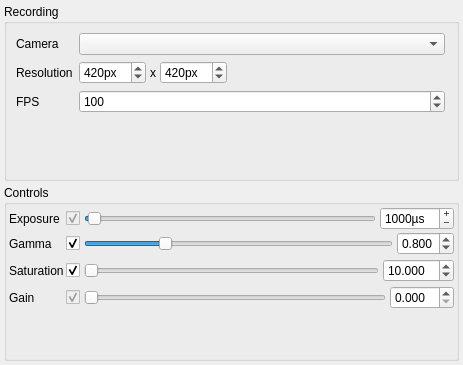
<?xml version="1.0" encoding="UTF-8"?>
<ui version="4.0">
 <class>FLIRCamSettingsDialog</class>
 <widget class="QDialog" name="FLIRCamSettingsDialog">
  <property name="geometry">
   <rect>
    <x>0</x>
    <y>0</y>
    <width>463</width>
    <height>365</height>
   </rect>
  </property>
  <property name="windowTitle">
   <string>Dialog</string>
  </property>
  <layout class="QVBoxLayout" name="verticalLayout">
   <property name="spacing">
    <number>4</number>
   </property>
   <property name="leftMargin">
    <number>4</number>
   </property>
   <property name="topMargin">
    <number>4</number>
   </property>
   <property name="rightMargin">
    <number>4</number>
   </property>
   <property name="bottomMargin">
    <number>4</number>
   </property>
   <item>
    <widget class="QGroupBox" name="cameraGroupBox">
     <property name="title">
      <string>Recording</string>
     </property>
     <layout class="QHBoxLayout" name="horizontalLayout">
      <item>
       <layout class="QFormLayout" name="formLayout_2">
        <property name="horizontalSpacing">
         <number>6</number>
        </property>
        <property name="verticalSpacing">
         <number>6</number>
        </property>
        <property name="rightMargin">
         <number>2</number>
        </property>
        <property name="bottomMargin">
         <number>2</number>
        </property>
        <item row="0" column="0">
         <widget class="QLabel" name="cameraLabel">
          <property name="text">
           <string>Camera</string>
          </property>
         </widget>
        </item>
        <item row="0" column="1">
         <widget class="QComboBox" name="cameraComboBox"/>
        </item>
        <item row="2" column="0">
         <widget class="QLabel" name="fpsLabel">
          <property name="text">
           <string>FPS</string>
          </property>
         </widget>
        </item>
        <item row="2" column="1">
         <widget class="QSpinBox" name="fpsSpinBox">
          <property name="toolTip">
           <string>Frames per second</string>
          </property>
          <property name="minimum">
           <number>4</number>
          </property>
          <property name="maximum">
           <number>1000</number>
          </property>
          <property name="value">
           <number>100</number>
          </property>
         </widget>
        </item>
        <item row="1" column="0">
         <widget class="QLabel" name="resolutionLabel">
          <property name="text">
           <string>Resolution</string>
          </property>
         </widget>
        </item>
        <item row="1" column="1">
         <widget class="QWidget" name="resolutionWidget" native="true">
          <layout class="QHBoxLayout" name="horizontalLayout_3">
           <property name="spacing">
            <number>4</number>
           </property>
           <property name="leftMargin">
            <number>0</number>
           </property>
           <property name="topMargin">
            <number>0</number>
           </property>
           <property name="rightMargin">
            <number>0</number>
           </property>
           <property name="bottomMargin">
            <number>0</number>
           </property>
           <item>
            <widget class="QSpinBox" name="spinBoxWidth">
             <property name="suffix">
              <string>px</string>
             </property>
             <property name="minimum">
              <number>20</number>
             </property>
             <property name="maximum">
              <number>4000</number>
             </property>
             <property name="value">
              <number>420</number>
             </property>
            </widget>
           </item>
           <item>
            <widget class="QLabel" name="label">
             <property name="text">
              <string>x</string>
             </property>
            </widget>
           </item>
           <item>
            <widget class="QSpinBox" name="spinBoxHeight">
             <property name="suffix">
              <string>px</string>
             </property>
             <property name="minimum">
              <number>20</number>
             </property>
             <property name="maximum">
              <number>4000</number>
             </property>
             <property name="value">
              <number>420</number>
             </property>
            </widget>
           </item>
           <item>
            <spacer name="horizontalSpacer_3">
             <property name="orientation">
              <enum>Qt::Horizontal</enum>
             </property>
             <property name="sizeHint" stdset="0">
              <size>
               <width>40</width>
               <height>20</height>
              </size>
             </property>
            </spacer>
           </item>
          </layout>
         </widget>
        </item>
       </layout>
      </item>
     </layout>
    </widget>
   </item>
   <item>
    <widget class="QGroupBox" name="groupBox">
     <property name="title">
      <string>Controls</string>
     </property>
     <layout class="QHBoxLayout" name="horizontalLayout_4">
      <property name="spacing">
       <number>2</number>
      </property>
      <property name="leftMargin">
       <number>2</number>
      </property>
      <property name="topMargin">
       <number>2</number>
      </property>
      <property name="rightMargin">
       <number>2</number>
      </property>
      <property name="bottomMargin">
       <number>2</number>
      </property>
      <item>
       <layout class="QFormLayout" name="formLayout">
        <item row="1" column="0">
         <widget class="QLabel" name="exposureLabel">
          <property name="text">
           <string>Exposure</string>
          </property>
         </widget>
        </item>
        <item row="1" column="1">
         <widget class="QWidget" name="exposureWidget" native="true">
          <layout class="QHBoxLayout" name="horizontalLayout_6">
           <property name="spacing">
            <number>4</number>
           </property>
           <property name="leftMargin">
            <number>0</number>
           </property>
           <property name="topMargin">
            <number>0</number>
           </property>
           <property name="rightMargin">
            <number>0</number>
           </property>
           <property name="bottomMargin">
            <number>0</number>
           </property>
           <item>
            <widget class="QCheckBox" name="checkBox">
             <property name="enabled">
              <bool>false</bool>
             </property>
             <property name="text">
              <string/>
             </property>
             <property name="checked">
              <bool>true</bool>
             </property>
            </widget>
           </item>
           <item>
            <widget class="QSlider" name="sliderExposure">
             <property name="maximum">
              <number>99999</number>
             </property>
             <property name="value">
              <number>1000</number>
             </property>
             <property name="orientation">
              <enum>Qt::Horizontal</enum>
             </property>
            </widget>
           </item>
           <item>
            <widget class="QSpinBox" name="sbExposure">
             <property name="toolTip">
              <string>Adjust camera exposure</string>
             </property>
             <property name="buttonSymbols">
              <enum>QAbstractSpinBox::PlusMinus</enum>
             </property>
             <property name="suffix">
              <string>µs</string>
             </property>
             <property name="minimum">
              <number>10</number>
             </property>
             <property name="maximum">
              <number>99999</number>
             </property>
             <property name="value">
              <number>1000</number>
             </property>
            </widget>
           </item>
          </layout>
         </widget>
        </item>
        <item row="2" column="0">
         <widget class="QLabel" name="gammaLabel">
          <property name="text">
           <string>Gamma</string>
          </property>
         </widget>
        </item>
        <item row="3" column="1">
         <widget class="QWidget" name="contrastWidget" native="true">
          <property name="minimumSize">
           <size>
            <width>100</width>
            <height>0</height>
           </size>
          </property>
          <layout class="QHBoxLayout" name="horizontalLayout_7">
           <property name="spacing">
            <number>4</number>
           </property>
           <property name="leftMargin">
            <number>0</number>
           </property>
           <property name="topMargin">
            <number>0</number>
           </property>
           <property name="rightMargin">
            <number>0</number>
           </property>
           <property name="bottomMargin">
            <number>0</number>
           </property>
          </layout>
         </widget>
        </item>
        <item row="4" column="0">
         <widget class="QLabel" name="saturationLabel">
          <property name="text">
           <string>Saturation</string>
          </property>
         </widget>
        </item>
        <item row="4" column="1">
         <widget class="QWidget" name="saturationWidget" native="true">
          <property name="minimumSize">
           <size>
            <width>100</width>
            <height>0</height>
           </size>
          </property>
          <layout class="QHBoxLayout" name="horizontalLayout_8">
           <property name="spacing">
            <number>4</number>
           </property>
           <property name="leftMargin">
            <number>0</number>
           </property>
           <property name="topMargin">
            <number>0</number>
           </property>
           <property name="rightMargin">
            <number>0</number>
           </property>
           <property name="bottomMargin">
            <number>0</number>
           </property>
           <item>
            <widget class="QCheckBox" name="cbSaturation">
             <property name="text">
              <string/>
             </property>
             <property name="checked">
              <bool>true</bool>
             </property>
            </widget>
           </item>
           <item>
            <widget class="QSlider" name="sliderSaturation">
             <property name="maximum">
              <number>100</number>
             </property>
             <property name="orientation">
              <enum>Qt::Horizontal</enum>
             </property>
            </widget>
           </item>
           <item>
            <widget class="QDoubleSpinBox" name="sbSaturation">
             <property name="toolTip">
              <string>Adjust camera exposure</string>
             </property>
             <property name="decimals">
              <number>3</number>
             </property>
             <property name="minimum">
              <double>1.000000000000000</double>
             </property>
             <property name="maximum">
              <double>100.000000000000000</double>
             </property>
             <property name="singleStep">
              <double>0.500000000000000</double>
             </property>
             <property name="value">
              <double>10.000000000000000</double>
             </property>
            </widget>
           </item>
          </layout>
         </widget>
        </item>
        <item row="5" column="1">
         <widget class="QWidget" name="hueWidget" native="true">
          <property name="minimumSize">
           <size>
            <width>100</width>
            <height>0</height>
           </size>
          </property>
          <layout class="QHBoxLayout" name="horizontalLayout_9">
           <property name="spacing">
            <number>4</number>
           </property>
           <property name="leftMargin">
            <number>0</number>
           </property>
           <property name="topMargin">
            <number>0</number>
           </property>
           <property name="rightMargin">
            <number>0</number>
           </property>
           <property name="bottomMargin">
            <number>0</number>
           </property>
          </layout>
         </widget>
        </item>
        <item row="6" column="0">
         <widget class="QLabel" name="gainLabel">
          <property name="text">
           <string>Gain</string>
          </property>
         </widget>
        </item>
        <item row="6" column="1">
         <widget class="QWidget" name="gainWidget" native="true">
          <property name="minimumSize">
           <size>
            <width>100</width>
            <height>0</height>
           </size>
          </property>
          <layout class="QHBoxLayout" name="horizontalLayout_5">
           <property name="spacing">
            <number>4</number>
           </property>
           <property name="leftMargin">
            <number>0</number>
           </property>
           <property name="topMargin">
            <number>0</number>
           </property>
           <property name="rightMargin">
            <number>0</number>
           </property>
           <property name="bottomMargin">
            <number>0</number>
           </property>
           <item>
            <widget class="QCheckBox" name="checkBox_4">
             <property name="enabled">
              <bool>false</bool>
             </property>
             <property name="text">
              <string/>
             </property>
             <property name="checked">
              <bool>true</bool>
             </property>
            </widget>
           </item>
           <item>
            <widget class="QSlider" name="sliderGain">
             <property name="maximum">
              <number>50</number>
             </property>
             <property name="orientation">
              <enum>Qt::Horizontal</enum>
             </property>
            </widget>
           </item>
           <item>
            <widget class="QDoubleSpinBox" name="sbGain">
             <property name="toolTip">
              <string>Adjust gain</string>
             </property>
             <property name="decimals">
              <number>3</number>
             </property>
             <property name="maximum">
              <double>50.000000000000000</double>
             </property>
            </widget>
           </item>
          </layout>
         </widget>
        </item>
        <item row="2" column="1">
         <widget class="QWidget" name="brightnessWidget" native="true">
          <property name="minimumSize">
           <size>
            <width>100</width>
            <height>0</height>
           </size>
          </property>
          <layout class="QHBoxLayout" name="horizontalLayout_2">
           <property name="spacing">
            <number>4</number>
           </property>
           <property name="leftMargin">
            <number>0</number>
           </property>
           <property name="topMargin">
            <number>0</number>
           </property>
           <property name="rightMargin">
            <number>0</number>
           </property>
           <property name="bottomMargin">
            <number>0</number>
           </property>
           <item>
            <widget class="QCheckBox" name="cbGamma">
             <property name="text">
              <string/>
             </property>
             <property name="checked">
              <bool>true</bool>
             </property>
            </widget>
           </item>
           <item>
            <widget class="QSlider" name="sliderGamma">
             <property name="minimum">
              <number>0</number>
             </property>
             <property name="maximum">
              <number>4</number>
             </property>
             <property name="value">
              <number>1</number>
             </property>
             <property name="orientation">
              <enum>Qt::Horizontal</enum>
             </property>
            </widget>
           </item>
           <item>
            <widget class="QDoubleSpinBox" name="sbGamma">
             <property name="toolTip">
              <string>Adjust camera exposure</string>
             </property>
             <property name="decimals">
              <number>3</number>
             </property>
             <property name="minimum">
              <double>0.000000000000000</double>
             </property>
             <property name="maximum">
              <double>4.000000000000000</double>
             </property>
             <property name="singleStep">
              <double>0.250000000000000</double>
             </property>
             <property name="value">
              <double>0.800000000000000</double>
             </property>
            </widget>
           </item>
          </layout>
         </widget>
        </item>
       </layout>
      </item>
     </layout>
    </widget>
   </item>
  </layout>
 </widget>
 <resources/>
 <connections>
  <connection>
   <sender>sliderExposure</sender>
   <signal>valueChanged(int)</signal>
   <receiver>sbExposure</receiver>
   <slot>setValue(int)</slot>
   <hints>
    <hint type="sourcelabel">
     <x>226</x>
     <y>197</y>
    </hint>
    <hint type="destinationlabel">
     <x>420</x>
     <y>199</y>
    </hint>
   </hints>
  </connection>
  <connection>
   <sender>sbExposure</sender>
   <signal>valueChanged(int)</signal>
   <receiver>sliderExposure</receiver>
   <slot>setValue(int)</slot>
   <hints>
    <hint type="sourcelabel">
     <x>453</x>
     <y>212</y>
    </hint>
    <hint type="destinationlabel">
     <x>297</x>
     <y>200</y>
    </hint>
   </hints>
  </connection>
  <connection>
   <sender>cbGamma</sender>
   <signal>toggled(bool)</signal>
   <receiver>sliderGamma</receiver>
   <slot>setEnabled(bool)</slot>
   <hints>
    <hint type="sourcelabel">
     <x>93</x>
     <y>238</y>
    </hint>
    <hint type="destinationlabel">
     <x>143</x>
     <y>238</y>
    </hint>
   </hints>
  </connection>
  <connection>
   <sender>cbGamma</sender>
   <signal>toggled(bool)</signal>
   <receiver>sbGamma</receiver>
   <slot>setEnabled(bool)</slot>
   <hints>
    <hint type="sourcelabel">
     <x>91</x>
     <y>233</y>
    </hint>
    <hint type="destinationlabel">
     <x>450</x>
     <y>241</y>
    </hint>
   </hints>
  </connection>
  <connection>
   <sender>cbSaturation</sender>
   <signal>toggled(bool)</signal>
   <receiver>sliderSaturation</receiver>
   <slot>setEnabled(bool)</slot>
   <hints>
    <hint type="sourcelabel">
     <x>95</x>
     <y>279</y>
    </hint>
    <hint type="destinationlabel">
     <x>184</x>
     <y>280</y>
    </hint>
   </hints>
  </connection>
  <connection>
   <sender>cbSaturation</sender>
   <signal>toggled(bool)</signal>
   <receiver>sbSaturation</receiver>
   <slot>setEnabled(bool)</slot>
   <hints>
    <hint type="sourcelabel">
     <x>102</x>
     <y>274</y>
    </hint>
    <hint type="destinationlabel">
     <x>425</x>
     <y>285</y>
    </hint>
   </hints>
  </connection>
 </connections>
</ui>
